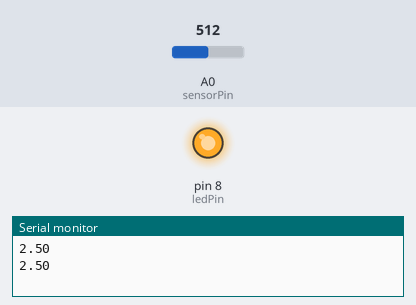
Bench run of a sketch on a simulated Arduino Uno, built with avr-gcc and run on an emulated ATmega328P. On the bench: output pins drawn as LEDs (lit = HIGH), the last lines printed to the serial monitor. Inputs (shaded band) come from the test bench; at power-on: A0 (sensorPin) = 512.

Above: at 1.8 s.
1.9 s: A0 (sensorPin) set to 215
3.4 s: A0 (sensorPin) set to 192
At 4.6 s:
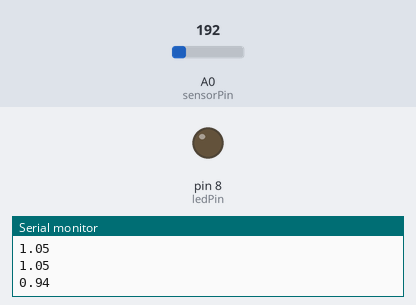
5.5 s: A0 (sensorPin) set to 306
At 7.2 s:
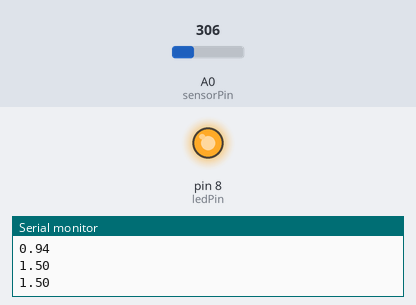
7.5 s: A0 (sensorPin) set to 122
At 9.0 s:
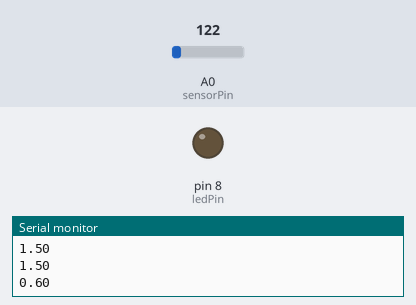
Timing chart, 0 to 10.5 s (numbered marks = the images above; inputs shaded):
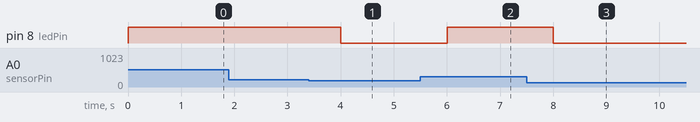

Measured:
- the behaviour switches between 205 and 204 on A0 (sensorPin) (found by bisection; images 0 and 1)
- after the input at 3.4 s, pin 8 (ledPin): HIGH → LOW after 0.60 s
- after the input at 5.5 s, pin 8 (ledPin): LOW → HIGH after 0.50 s
- after the input at 7.5 s, pin 8 (ledPin): HIGH → LOW after 0.50 s

The sketch:

Proximity.ino
```cpp
int sensorPin = A0;
int ledPin = 8;
int sensorValue = 0;

void setup() {
  // declare the ledPin as an OUTPUT:
  pinMode(ledPin, OUTPUT);
   Serial.begin(9600);
}

// the loop routine runs over and over again forever:
void loop() {
  // read the input on analog pin 0:
  int sensorValue = analogRead(A0);

  // Convert the analog reading (which goes from 0 - 1023) to a voltage (0 - 5V):
  float voltage = sensorValue * (5.0 / 1023.0);
  Serial.println(voltage);
  if(voltage>1){
    digitalWrite(ledPin, HIGH);
    delay(1000);
    }
    else{
      digitalWrite(ledPin, LOW);
      delay(1000);
      }
}
```
